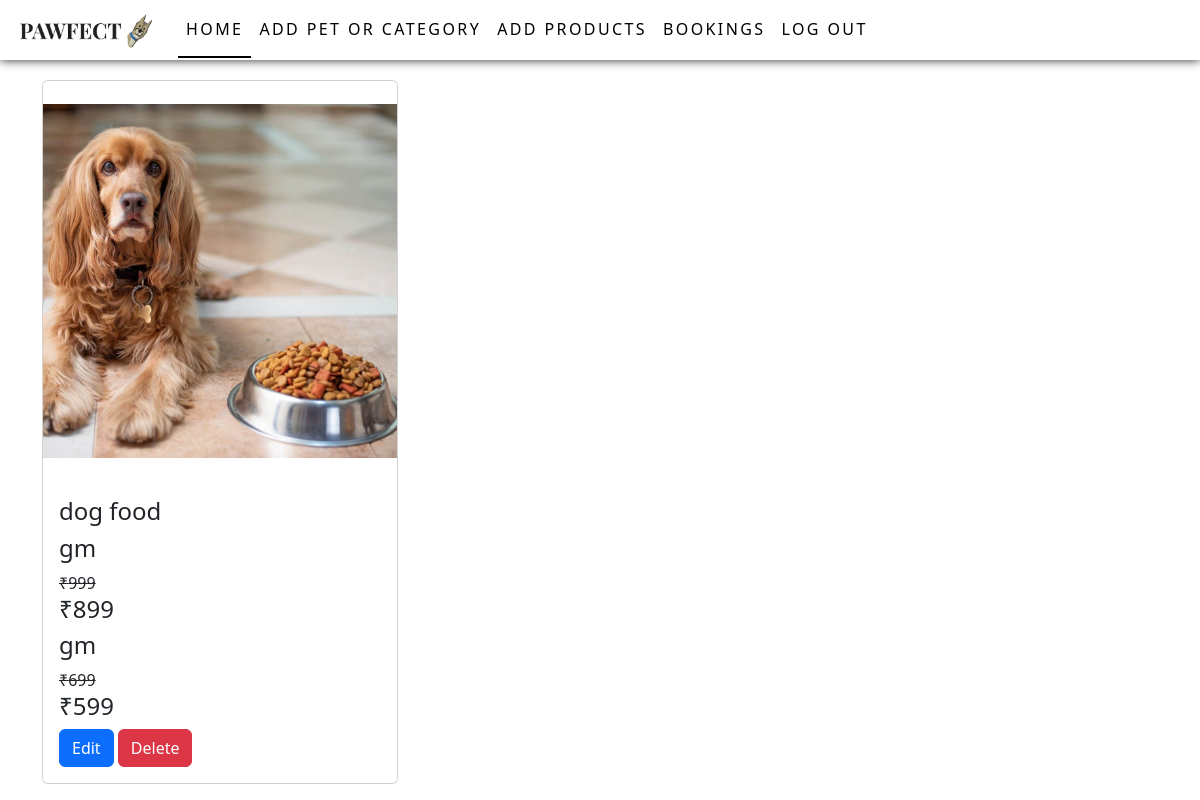
The page /shop_home (signed in) on the database as committed earlier.
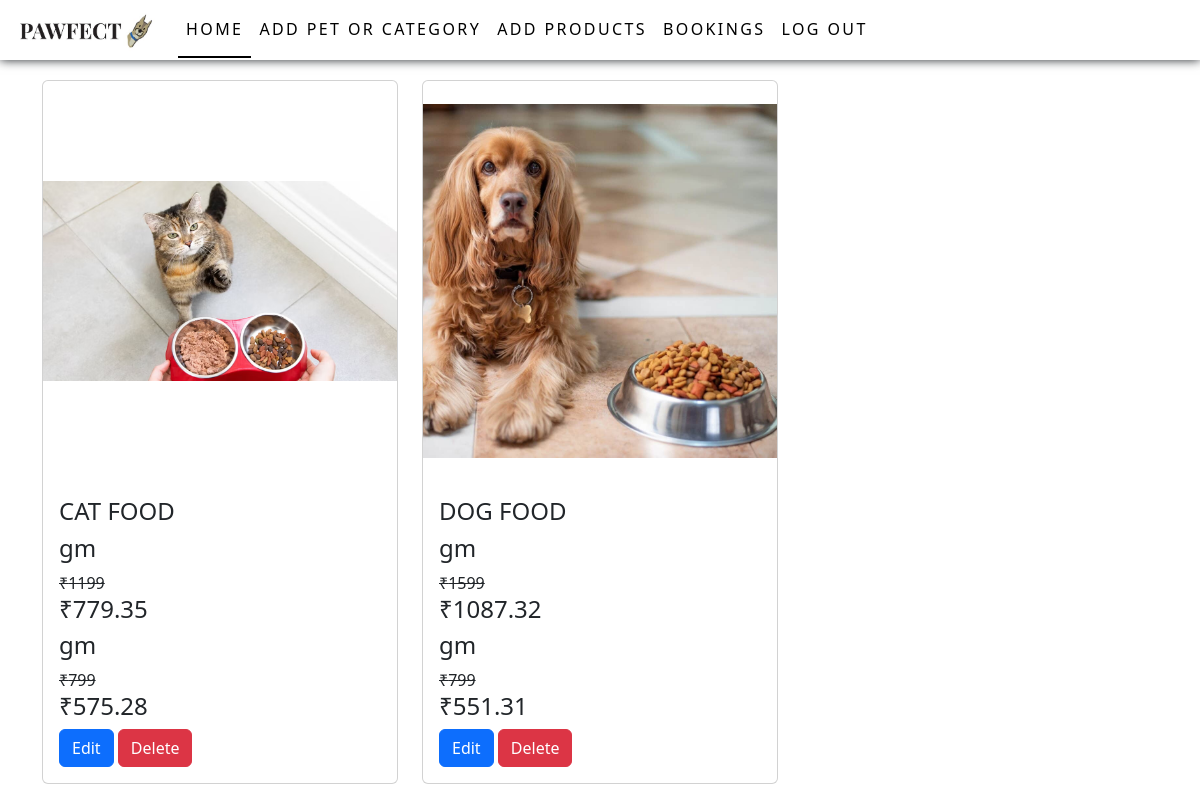
The same page on the database as committed later.
### app/models.py (models this page shows)
class Product(models.Model):
    category=models.ForeignKey(Category, on_delete=models.CASCADE)
    name=models.TextField()
    img=models.FileField()
    dis=models.TextField()

class Details(models.Model):
    product=models.ForeignKey(Product, on_delete=models.CASCADE)
    dis=models.TextField()
    price=models.IntegerField()
    ofr_per=models.FloatField()
    ofr_price=models.FloatField()
    stock=models.IntegerField()

### app/views.py (the view)
# urls.py: path('shop_home',views.shop_home),
def shop_home(req):
    if 'eshop' in req.session:
        data=Product.objects.all()
        data1=Details.objects.all()
        return render(req,'shop/home.html',{'data':data,'data1':data1})
    else:
        return redirect(shop_login)

### templates/shop/home.html (shortened to what this page needs)
<!DOCTYPE html>
<html lang="en">
<head>
  {% load static %}
    <link href="https://cdn.jsdelivr.net/npm/bootstrap@5.3.3/dist/css/bootstrap.min.css" rel="stylesheet">
    <link rel="stylesheet" href="{% static 'css/style.css' %}">
</head>
<body>
  <nav class="navbar navbar-expand-sm  fixed-top">
    <div class="container-fluid">
      <a class="navbar-brand" href="#"><img src="{% static 'images/pawfectlogo.jpg'%}" alt="" width="150px"></a>
      <div class="collapse navbar-collapse" id="collapsibleNavbar">
        <ul class="navbar-nav">
          <li class="nav-item">
            <a class="nav-link active" href="shop_home">Home</a>
          </li>
          <li class="nav-item">
            <a class="nav-link" href="add_pet">Add Pet or Category</a>
          </li>
          <li class="nav-item">
            <a class="nav-link" href="add_prod">Add Products</a>
          </li>
          <li class="nav-item">
            <a class="nav-link" href="bookings">Bookings</a>
          </li>
          <li class="nav-item">
            <a class="nav-link" href="logout">Log out</a>
          </li>
        </ul>
      </div>
    </div>
  </nav>
    <div class="container">
      <div class="row">
        {% for i in data %}
        <div class="col-lg-4">
          <div class="card">
            <img class="card-img-top" src="{{i.img.url}}" alt="Card image" style="height: 400px; width: 100%;object-fit: contain;">
            <div class="card-body">
                <h4 class="card-title">{{i.name}}</h4>
                {% for j in data1 %}
                    {% if j.product == i %}
                        <h4 class="card-title">{{j.weight}}gm</h4>
                        <s><p class="card-text">₹{{j.price}}</p></s>
                        <h4 class="card-title">₹{{j.ofr_price}}</h4>
                    {% endif %}
                {% endfor %}
                <a href="edit_prod/{{i.pk}}" class="btn btn-primary">Edit</a>
                <a href="delete_prod/{{i.pk}}" class="btn btn-danger">Delete</a>
            </div>
          </div>
        </div>
        {% endfor %}
      </div>
    </div>
</body>
</html>

Rows that differ between the two databases and show on the page:
changed Product: img: a different picture; name "dog food" → "CAT FOOD"
changed Details (number 1 of 4 on the later page): price "999" → "1199"; ofr_price "899" → "779.35"
changed Details (number 2 of 4 on the later page): price "699" → "799"; ofr_price "599" → "575.28"
added Product: img (picture), name "DOG FOOD"
added Details: price "1599", ofr_price "1087.32", shown under "DOG FOOD"
added Details: price "799", ofr_price "551.31", shown under "DOG FOOD"
